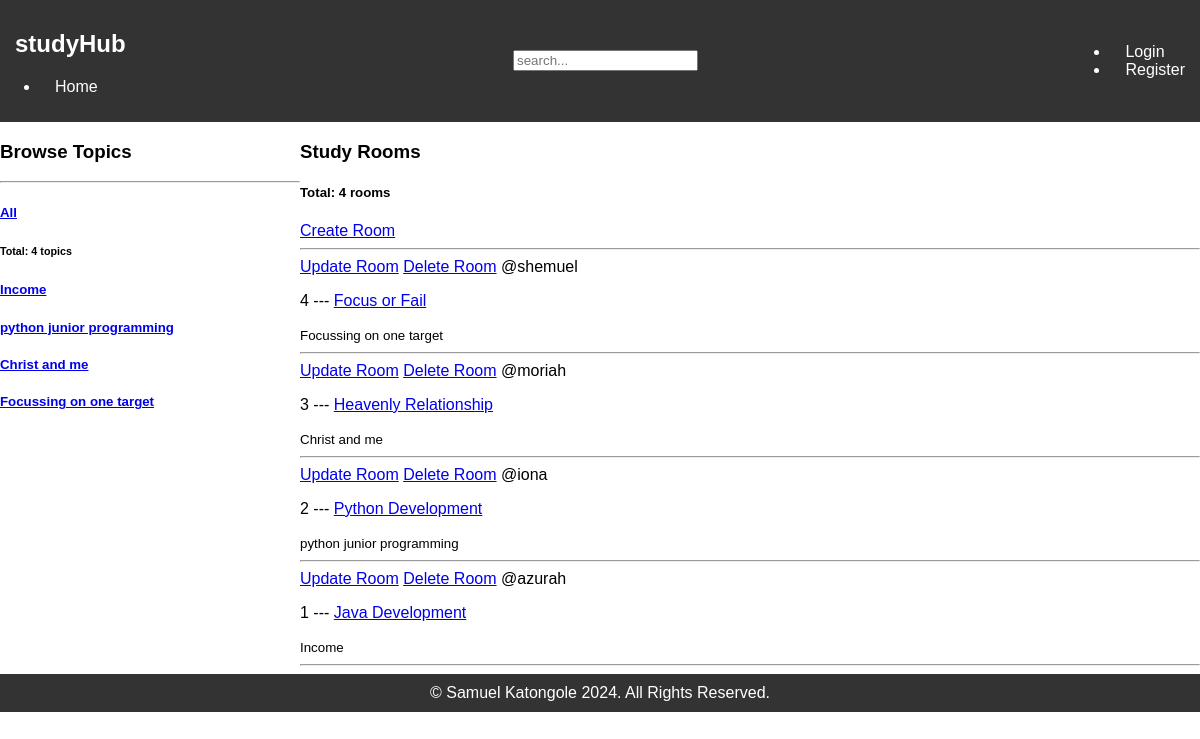
The page / on the database its author committed.
### Rooms/models.py (models this page shows, shortened)
class Topic(models.Model):
    name=models.CharField(max_length=200)

class Room(models.Model):
    host = models.ForeignKey(User, on_delete= models.SET_NULL, null=True)
    topic = models.ForeignKey(Topic, on_delete= models.SET_NULL, null=True)
    description = models.TextField(null=True, blank=True) # description of the room
    name = models.CharField(max_length=200) # name of the room
    created = models.DateTimeField(auto_now_add=True) # created once
    updated= models.DateTimeField(auto_now=True) # changed
    participants = ... # participants in the room
    class Meta:
        ordering = ['-updated', '-created'] # ordered based on those fields

### Rooms/views.py (the view)
# urls.py: path('',views.home, name='home'),
def home(request):
    topics = Topic.objects.all() # query all topics from db
    q = request.GET.get('q') if request.GET.get('q')!=None else ''
    rooms = Room.objects.filter(
        Q(topic__name__icontains = q) |
        Q(name__icontains = q) | # room name
        Q(description__icontains = q) # room description
    )
    roomcount = rooms.count() # get total rooms
    topiccount = topics.count() # get total topics
    context = {
        'allrooms':rooms,
        'alltopics':topics,
        'roomcount':roomcount,
        'topiccount':topiccount}
    return render(request, 'Rooms/home.html', context)

### Rooms/templates/Rooms/home.html (shortened to what this page needs)
{% extends 'parent_hub/base.html' %}
{% block content %}
<div class="home-container">
    <div class="topics-sidebar">
        <h3>Browse Topics</h3>
        <hr>
        <div>
            <h5><a href="{% url 'home' %}">All</a></h5>
            <h6>Total: {{topiccount}} topics</h6>
        </div>
        {% for topic in alltopics %}
        <div>
            <h5><a href="{% url 'home' %}?q={{topic.name}}">{{topic.name}}</a></h5>
        </div>
        {% endfor %}
    </div>
    <div class="topics-view-main">
        <h3>Study Rooms</h3>
        <h5>Total: {{roomcount}} rooms</h5>
        <a href="{% url 'room-create' %}">Create Room</a>
        <hr>
        {% for room in allrooms %}
            <a href="{% url 'update-room' room.id %}">Update Room</a>
            <a href="{% url 'delete-room' room.id %}">Delete Room</a>
            <span>@{{room.host.username}}</span>
            <p>{{room.id}} --- <a href="{% url 'room' room.id %}">{{room.name}}</a></p>
            <small>{{room.topic.name}}</small>
            <hr/>
        {% endfor %}
    </div>
</div>
{% endblock %}

### templates/parent_hub/base.html (style rules this page uses)
body { margin: 0; padding: 0; font-family: 'Arial', sans-serif; }

### Rooms/templates/Rooms/home.html (style rules this page uses)
.home-container { display: grid; grid-template-columns: 1fr 3fr; }

### rows shown on the page
Topic: name "Income"
Topic: name "python junior programming"
Topic: name "Christ and me"
Topic: name "Focussing on one target"
Room: host.username "shemuel", id "4", name "Focus or Fail", topic.name "Focussing on one target"
Room: host.username "moriah", id "3", name "Heavenly Relationship", topic.name "Christ and me"
Room: host.username "iona", id "2", name "Python Development", topic.name "python junior programming"
Room: host.username "azurah", id "1", name "Java Development", topic.name "Income"

### other values the page prints
{{ topiccount }} "4"
{{ roomcount }} "4"
